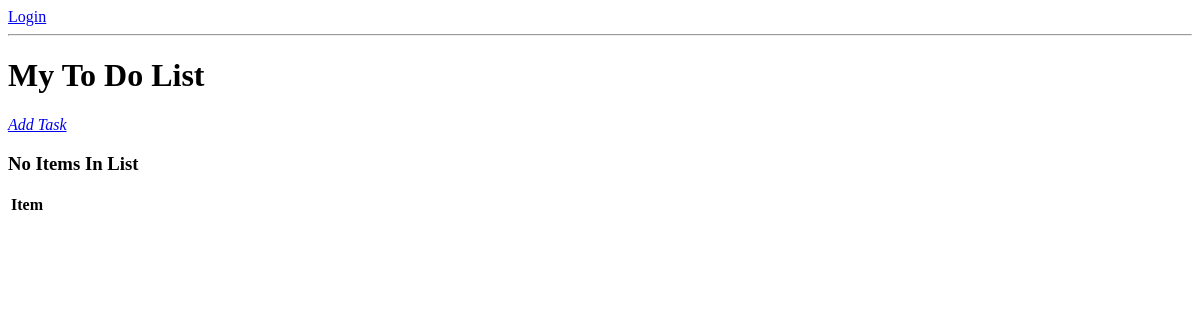
The app's page /, older data.
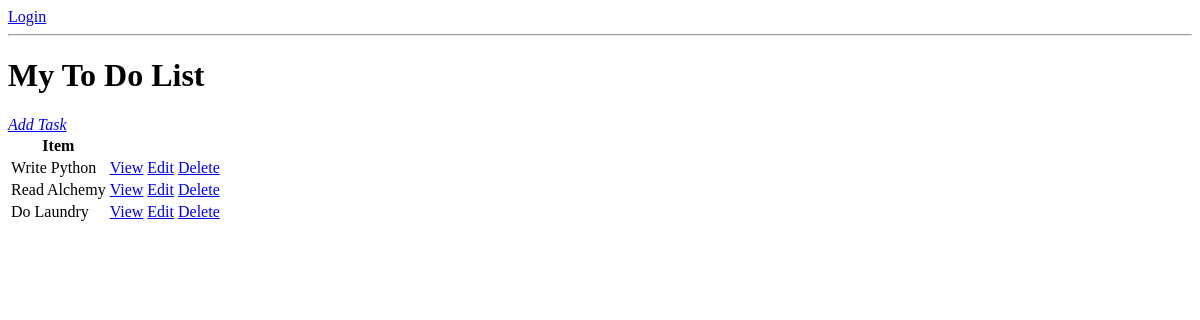
The same page, newer data.
### base/models.py (models this page shows, shortened)
class Task(models.Model):
    user = models.ForeignKey(User, on_delete=models.CASCADE, null=True, blank=True)
    title = models.CharField(max_length=200)
    complete = models.BooleanField(default=False)
    description = models.TextField(null=True, blank=True)
    created = models.DateTimeField(auto_now_add=True)
    class Meta:
        ordering = ['complete']

### base/views.py (the view)
# urls.py: path('',TaskList.as_view(),name='tasks'),
class TaskList(ListView):
    model = Task
    context_object_name = 'task'

### base/templates/base/task_list.html
{% if request.user.is.authenticated %}
    <p>{{request.user}}</p>
    <a href="">Logout</a>
   {% else %}
    <a href="{% url 'login' %}">Login</a>
    {% endif %}
<hr>
<h1>My To Do List</h1>
<i><a href="{% url 'task-create' %}">Add Task</a></i>
<table>
    <tr>
        <th> Item </th>
        <th></th>
        <th></th>
    </tr>
    {% for task in task %}
    <tr>
        <td> {{task.title}} </td>
        <td> <a href="{% url 'task' task.id %}">View</a></td>
        <td> <a href="{% url 'task-update' task.id %}">Edit</a></td>
        <td> <a href="{% url 'task-delete' task.id %}">Delete</a></td>
    </tr>
    {% empty %}
    <h3>No Items In List</h3>
    {% endfor %}
</table>

Row changes from the older to the newer data that the page shows:
added Task: title "Write Python"
added Task: title "Read Alchemy"
added Task: title "Do Laundry"
Text that changed along with them:
text no longer shown: "No Items In List"
